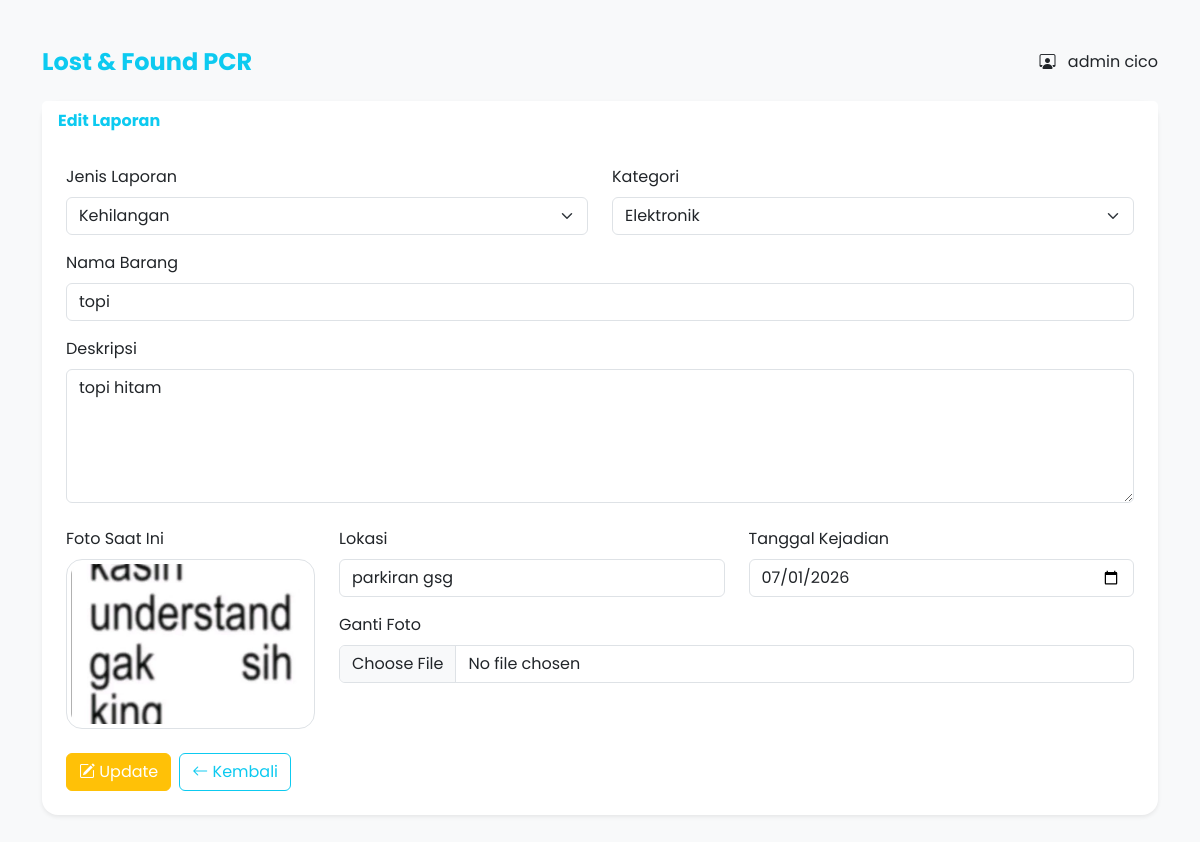
The app's page /index.php?aksi=admin_edit_laporan&id=41 (signed in) with its own data.
### tables this page shows
CREATE TABLE `laporan` (
  `id_laporan` int(11) NOT NULL,
  `id_user` int(11) NOT NULL,
  `id_kategori` int(11) NOT NULL,
  `jenis_laporan` enum('kehilangan','penemuan') NOT NULL,
  `nama_barang` varchar(100) NOT NULL,
  `deskripsi` text DEFAULT NULL,
  `foto_barang` varchar(255) DEFAULT NULL,
  `lokasi` varchar(100) DEFAULT NULL,
  `tanggal_kejadian` date NOT NULL,
  `status_laporan` enum('aktif','selesai','baak') DEFAULT 'aktif',
  `created_at` timestamp NOT NULL DEFAULT current_timestamp()
);

CREATE TABLE `kategori` (
  `id_kategori` int(11) NOT NULL,
  `nama_kategori` varchar(50) NOT NULL
);

### app/controllers/AdminController.php (called while the page is built, shortened)
<?php
require_once __DIR__ . "/../../config/koneksi.php";
require_once __DIR__ . "/../models/LaporanModel.php";
class AdminController
{
    private $laporanModel;
    public function __construct($conn)
    {
        $this->laporanModel = new LaporanModel($conn);
    }
    public function editLaporan()
    {
        require_once __DIR__ . "/../models/KategoriModel.php";
        $id = $_GET['id'];
        $laporan = $this->laporanModel->getById($id);
        $kategoriModel = new KategoriModel($GLOBALS['conn']);
        $kategori = $kategoriModel->getAll();
        require __DIR__ . "/../views/admin/laporan_admin/edit_laporan.php";
    }
}

### app/models/LaporanModel.php (called while the page is built, shortened)
<?php
class LaporanModel
{
    private $conn;
    public function __construct($conn)
    {
        $this->conn = $conn;
    }
    public function getById($id)
    {
        $query =
        "SELECT * FROM laporan
        WHERE id_laporan='$id'";
        $result =
        mysqli_query(
            $this->conn,
            $query
        );
        return mysqli_fetch_assoc($result);
    }
}

### app/models/KategoriModel.php (called while the page is built, shortened)
<?php
class KategoriModel
{
    private $conn;
    public function __construct($conn)
    {
        $this->conn = $conn;
    }
    public function getAll()
    {
        $query = "SELECT * FROM kategori";
        return mysqli_query(
            $this->conn,
            $query
        );
    }
}

### app/views/admin/laporan_admin/edit_laporan.php (the view, shortened to what this page needs)
<!DOCTYPE html>
<html>
<head>
    <link href="https://cdn.jsdelivr.net/npm/bootstrap@5.3.3/dist/css/bootstrap.min.css" rel="stylesheet">
    <link rel="stylesheet" href="https://cdn.jsdelivr.net/npm/bootstrap-icons@1.11.3/font/bootstrap-icons.min.css">
        <link rel="stylesheet" href="public/assets/css/admin.css">
</head>
<body class="bg-light" style="font-family:'Poppins',sans-serif;">
    <div class="container py-5">
        <div class="card-body">
            <div class="row align-items-center">
                <div class="col">
                    <a href="index.php?aksi=dashboard" class="text-decoration-none">
                        <h4 class="fw-bold text-info mb-0">
                            Lost & Found PCR
                        </h4>
                    </a>
                </div>
                <div class="col-auto">
                    <?php if(isset($_SESSION['id_user'])) { ?>
                    <?php if($_SESSION['role']=="admin"){ ?>
                    <i class="bi bi-person-workspace me-2"></i>
                    <?php } else { ?>
                    <i class="bi bi-person me-2"></i>
                    <?php } ?>
                    <?= $_SESSION['nama']; ?>
                    <?php } else { ?>
                    <a href="index.php?aksi=login" class="btn btn-info text-white">
                        Login
                    </a>
                    <?php } ?>
                </div>
            </div>
        </div>
        <div class="card border-0 shadow-sm rounded-4 mt-4 mb-5">
            <div class="card-header bg-white border-0 fw-bold text-info">
                Edit Laporan
            </div>
            <div class="card-body p-4">
                <form action="index.php?aksi=admin_update_laporan" method="POST" enctype="multipart/form-data">
                    <div class="row">
                        <div class="col-md-6 mb-3">
                            <label class="form-label">Jenis Laporan</label>
                            <select name="jenis_laporan" class="form-select">
                                <option value="kehilangan"
                                    <?= $laporan['jenis_laporan']=="kehilangan" ? "selected" : ""; ?>>
                                    Kehilangan
                                </option>
                            </select>
                        </div>
                        <div class="col-md-6 mb-3">
                            <label class="form-label">Kategori</label>
                            <select name="id_kategori" class="form-select">
                                <?php while($row=mysqli_fetch_assoc($kategori)){ ?>
                                <option value="<?= $row['id_kategori']; ?>"
                                    <?= $laporan['id_kategori']==$row['id_kategori'] ? "selected" : ""; ?>>
                                    <?= $row['nama_kategori']; ?>
                                </option>
                                <?php } ?>
                            </select>
                        </div>
                        <div class="col-12 mb-3">
                            <label class="form-label">
                                Nama Barang
                            </label>
                            <input type="text" name="nama_barang" class="form-control"
                                value="<?= $laporan['nama_barang']; ?>" required>
                        </div>
                        <div class="col-12 mb-4">
                            <label class="form-label">
                                Deskripsi
                            </label>
                            <textarea name="deskripsi" rows="5"
                                class="form-control"><?= $laporan['deskripsi']; ?></textarea>
                        </div>
                        <div class="col-md-3">
                            <label class="form-label">
                                Foto Saat Ini
                            </label>
                            <?php if($laporan['foto_barang']!=""){ ?>
                            <img src="public/uploads/barang/<?= $laporan['foto_barang']; ?>"
                                class="img-thumbnail rounded-4 w-100" style="height:170px;object-fit:cover;">
                            <?php }else{ ?>
                            <img src="public/assets/image/no-image.png" class="img-thumbnail rounded-4 w-100"
                                style="height:170px;object-fit:cover;">
                            <?php } ?>
                        </div>
                        <div class="col-md-9">
                            <div class="row">
                                <div class="col-md-6 mb-3">
                                    <label class="form-label">
                                        Lokasi
                                    </label>
                                    <input type="text" name="lokasi" class="form-control"
                                        value="<?= $laporan['lokasi']; ?>">
                                </div>
                                <div class="col-md-6 mb-3">
                                    <label class="form-label">
                                        Tanggal Kejadian
                                    </label>
                                    <input type="date" name="tanggal_kejadian" class="form-control"
                                        value="<?= $laporan['tanggal_kejadian']; ?>">
                                </div>
                                <div class="col-12">
                                    <label class="form-label">
                                        Ganti Foto
                                    </label>
                                    <input type="file" name="foto_barang" class="form-control">
                                </div>
                            </div>
                        </div>
                        <div class="col-12 mt-4 d-flex gap-2">
                            <button type="submit" name="update" class="btn btn-warning-custom">
                                <i class="bi bi-pencil-square"></i>
                                Update
                            </button>
                            <a href="index.php?aksi=admin_laporan" class="btn btn-outline-info">
                                <i class="bi bi-arrow-left"></i>
                                Kembali
                            </a>
                        </div>
                    </div>
                </form>
            </div>
        </div>
    </div>
</body>
</html>

### public/assets/css/admin.css (style rules this page uses)
body { font-family:'Poppins',sans-serif; background:#f8f9fa; }
.card { border-radius:18px; }
.btn-outline-info { transition:.2s; }

### app/views/admin/laporan_admin/edit_laporan.php (style rules this page uses)
.btn-warning-custom { background: #FFC107; border: 1px solid #FFC107; color: #fff; transition: .2s; }
.btn-outline-info { transition: .2s; }

### records on screen
laporan: jenis_laporan "Kehilangan", id_kategori "Elektronik", nama_barang "topi", deskripsi "topi hitam", foto_barang (picture), lokasi "parkiran gsg", tanggal_kejadian "07/01/2026"

### other values on screen
$_SESSION['nama'] "admin cico"
